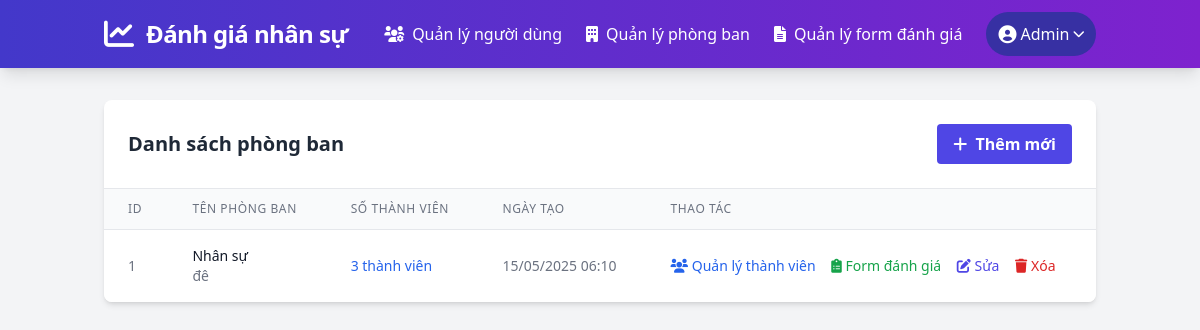
Screenshot of /departments (signed in) with the database file from the repository.
### tables this page shows
CREATE TABLE `departments` (
  `id` int NOT NULL,
  `name` varchar(100) NOT NULL,
  `description` text,
  `created_at` timestamp NULL DEFAULT CURRENT_TIMESTAMP
);

### app/controllers/DepartmentController.php (called while the page is built, shortened)
<?php
class DepartmentController extends \Core\Controller
{
    public function index()
    {
        $departmentModel = $this->model('Department');
        $departments = $departmentModel->getAllDepartments();
        $data = [
            'title' => 'Quản lý phòng ban',
            'departments' => $departments
        ];
        $this->view('admin/departments/index', $data);
    }
}

### index.php (called while the page is built, shortened)
<?php
require_once 'core/Autoloader.php';
require_once 'config/config.php';
$app = new \Core\App();

### core/Autoloader.php (called while the page is built, shortened)
<?php
spl_autoload_register(function ($class) {
    $path = str_replace('\\', '/', $class);
    if (strpos($path, 'App/') === 0) {
        $path = substr($path, 4);
        $path = 'app/' . $path . '.php';
    } elseif (strpos($path, 'Core/') === 0) {
        $path = substr($path, 5);
        $path = 'core/' . $path . '.php';
        if (file_exists($path)) {
            return true;
        }
    }
    return false;
});

### config/config.php (called while the page is built, shortened)
<?php
$config = [
    'db_host' => 'localhost',
    'db_name' => 'job_danh_gia_nhan_su',
    'db_user' => 'root',
    'db_pass' => '',
    'site_name' => 'Đánh giá nhân sự',
    'base_url' => 'http://localhost/dgns/',
    'debug' => true
];

### core/Model.php (called while the page is built, shortened)
<?php
class Model
{
    public function __construct()
    {
        global $config;
        try {
            $this->db = new \PDO(
                "mysql:host={$config['db_host']};dbname={$config['db_name']};charset=utf8",
                $config['db_user'],
                $config['db_pass'],
                [
                    \PDO::ATTR_ERRMODE => \PDO::ERRMODE_EXCEPTION,
                    \PDO::ATTR_DEFAULT_FETCH_MODE => \PDO::FETCH_ASSOC,
                    \PDO::ATTR_EMULATE_PREPARES => false
                ]
            );
        } catch (\PDOException $e) {
            die("Database connection failed: " . $e->getMessage());
        }
    }
}

### app/models/Department.php (called while the page is built, shortened)
<?php
class Department extends \Core\Model
{
    public function getAllDepartments()
    {
        $stmt = $this->db->query("SELECT * FROM departments ORDER BY name");
        return $stmt->fetchAll();
    }
}

### app/views/admin/departments/index.php (the view, shortened to what this page needs)
<div class="bg-white shadow-md rounded-lg overflow-hidden">
    <div class="flex justify-between items-center p-6 border-b">
        <h2 class="text-xl font-semibold text-gray-800">Danh sách phòng ban</h2>
        <a href="<?= $GLOBALS['config']['base_url'] ?>departments/create" class="bg-indigo-600 hover:bg-indigo-700 text-white font-bold py-2 px-4 rounded">
            <i class="fas fa-plus mr-1"></i> Thêm mới
        </a>
    </div>
    <div class="overflow-x-auto">
        <table class="min-w-full divide-y divide-gray-200">
            <thead class="bg-gray-50">
                <tr>
                    <th scope="col" class="px-6 py-3 text-left text-xs font-medium text-gray-500 uppercase tracking-wider">ID</th>
                    <th scope="col" class="px-6 py-3 text-left text-xs font-medium text-gray-500 uppercase tracking-wider">Tên phòng ban</th>
                    <th scope="col" class="px-6 py-3 text-left text-xs font-medium text-gray-500 uppercase tracking-wider">Số thành viên</th>
                    <th scope="col" class="px-6 py-3 text-left text-xs font-medium text-gray-500 uppercase tracking-wider">Ngày tạo</th>
                    <th scope="col" class="px-6 py-3 text-left text-xs font-medium text-gray-500 uppercase tracking-wider">Thao tác</th>
                </tr>
            </thead>
            <tbody class="bg-white divide-y divide-gray-200">
                <?php if (!empty($departments)): ?>
                    <?php foreach ($departments as $department): ?>
                        <tr>
                            <td class="px-6 py-4 whitespace-nowrap text-sm text-gray-500"><?= $department['id'] ?></td>
                            <td class="px-6 py-4 whitespace-nowrap">
                                <div class="text-sm font-medium text-gray-900"><?= $department['name'] ?></div>
                                <?php if (!empty($department['description'])): ?>
                                    <div class="text-sm text-gray-500"><?= htmlspecialchars(substr($department['description'], 0, 50)) ?><?= strlen($department['description']) > 50 ? '...' : '' ?></div>
                                <?php endif; ?>
                            </td>
                            <td class="px-6 py-4 whitespace-nowrap text-sm text-gray-500">
                                <a href="<?= $GLOBALS['config']['base_url'] ?>departments/members/<?= $department['id'] ?>" class="text-blue-600 hover:text-blue-900">
                                    <?= $department['member_count'] ?> thành viên
                                </a>
                            </td>
                            <td class="px-6 py-4 whitespace-nowrap text-sm text-gray-500">
                                <?= date('d/m/Y H:i', strtotime($department['created_at'])) ?>
                            </td>
                            <td class="px-6 py-4 whitespace-nowrap text-sm font-medium">
                                <a href="<?= $GLOBALS['config']['base_url'] ?>departments/members/<?= $department['id'] ?>" class="text-blue-600 hover:text-blue-900 mr-3">
                                    <i class="fas fa-users"></i> Quản lý thành viên
                                </a>
                                <a href="<?= $GLOBALS['config']['base_url'] ?>admin/evaluation-forms?department_id=<?= $department['id'] ?>" class="text-green-600 hover:text-green-900 mr-3">
                                    <i class="fas fa-clipboard-list"></i> Form đánh giá
                                </a>
                                <a href="<?= $GLOBALS['config']['base_url'] ?>departments/edit/<?= $department['id'] ?>" class="text-indigo-600 hover:text-indigo-900 mr-3">
                                    <i class="fas fa-edit"></i> Sửa
                                </a>
                                <a href="<?= $GLOBALS['config']['base_url'] ?>departments/delete/<?= $department['id'] ?>"
                                   class="text-red-600 hover:text-red-900"
                                   onclick="return confirm('Bạn có chắc chắn muốn xóa phòng ban này? Tất cả mối quan hệ với nhân viên sẽ bị xóa.');">
                                    <i class="fas fa-trash"></i> Xóa
                                </a>
                            </td>
                        </tr>
                    <?php endforeach; ?>
                <?php else: ?>
                    <tr>
                        <td colspan="5" class="px-6 py-4 text-center text-sm text-gray-500">Không có dữ liệu</td>
                    </tr>
                <?php endif; ?>
            </tbody>
        </table>
    </div>
</div>

### rows the page displays
departments: id "1", name "Nhân sự", description "đê", member_count "3", created_at "15/05/2025 06:10"

### other values shown
$config['site_name'] "Đánh giá nhân sự"
$_SESSION['user']['name'] "Admin"
